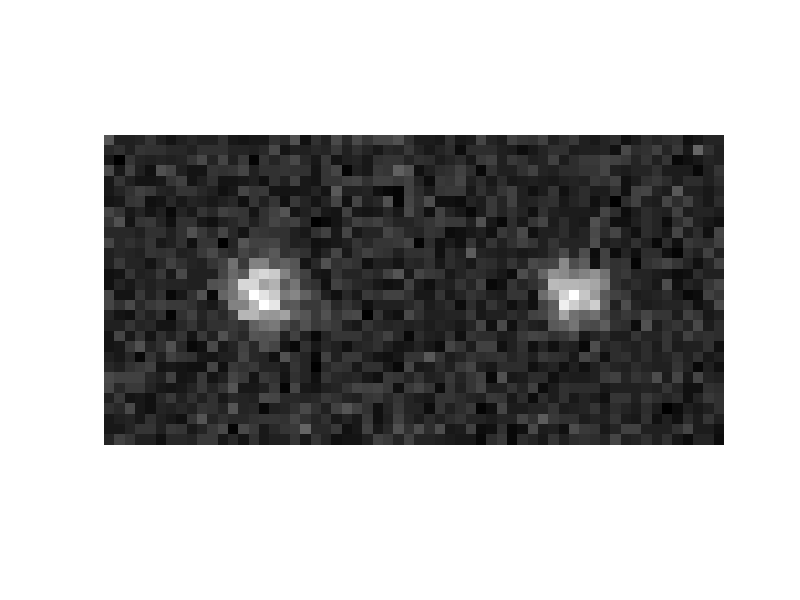

Source code (MATLAB):
% MATLAB implementation test
function mlegaussfit()

    % Parameters format: X, Y, Sigma, I_0, I_bg

    W = 30; H =30;
    Pcenter = [ W/2 H/2 2 1000 10 ];  %
    [img, imgcv] = makesample ([H W], Pcenter);

    imshow([ normalize(img) normalize(imgcv) ]);
    
    
    % Localize
    N = 100;
    iterations = 1;
    for k = 1 : N
        P = Pcenter+(rand(1,5)-.5).*[5 5 1 300 5 ];
        Pinitial = P+(rand(1,5)-.5).*[5 5 1 300 5 ];
        
        smp = makesample([H W], P);
        Pestimate = fitgauss(smp, Pinitial, iterations);
    end
    
end

function Pestimate = fitgauss(smpimg, P, iterations)

    dim = size(smpimg);
    [X,Y] = meshgrid(0:dim(2)-1,0:dim(1)-1);
    
    for k=1:iterations
        Sx = P(1); Sy = P(2); Sigma = P(3); I0 = P(4); Ibg = P(5);
        
        Xexp0 = (X-Sx + .5) / (sqrt(2)*Sigma);
        Yexp0 = (Y-Sy + .5) / (sqrt(2)*Sigma);
        
        Xexp1 = (X-Sx - .5) / (sqrt(2)*Sigma);
        Yexp1 = (Y-Sy - .5) / (sqrt(2)*Sigma);

        DeltaX = 0.5 * erf( Xexp0 ) - 0.5 * erf(Xexp1);
        DeltaY = 0.5 * erf( Yexp0 ) - 0.5 * erf(Yexp1);
        mu = Ibg + I0 * DeltaX .* DeltaY;
        
        dmu_dx = I0/(sqrt(2*pi)*Sigma) * ( exp(-Xexp1.^2) - exp(-Xexp0.^2 ) ) .* DeltaY;
        dmu_dy = I0/(sqrt(2*pi)*Sigma) * ( exp(-Yexp1.^2) - exp(-Yexp0.^2 ) ) .* DeltaX;
        dmu_dI0 = DeltaX.*DeltaY;
        dmu_dIbg = 1;
        
        d2mu_dx = I0/(sqrt(2*pi)*Sigma.^3) * ( (X - Sx - .5) .* exp (Xexp1.^2) - (X - Sx + .5) .* exp (Xexp0.^2) ) .* DeltaY;
        d2mu_dy = I0/(sqrt(2*pi)*Sigma.^3) * ( (Y - Sy - .5) .* exp (Yexp1.^2) - (Y - Sy + .5) .* exp (Yexp0.^2) ) .* DeltaX;
        %d2mu_dI0 = 0
        %d2mu_dIbg = 0
        
        dL_dx = dmu_dx .* ( smpimg ./ mu - 1 );
        dL_dy = dmu_dy .* ( smpimg ./ mu - 1 );
        dL_dI0 = dmu_dI0 .* ( smpimg ./ mu - 1 );
        dL_dIbg = dmu_dIbg .* ( smpimg ./ mu - 1 );
        
        dL = [ sum(dL_dx(:)) sum(dL_dy(:)) 0 sum(dL_dI0(:)) sum(dL_dIbg(:)) ];
        
        dL2_dx = d2mu_dx .* ( smpimg ./ mu - 1 ) - dmu_dx.^2 .* smpimg ./ (mu.^2);
        dL2_dy = d2mu_dy .* ( smpimg ./ mu - 1 ) - dmu_dy.^2 .* smpimg ./ (mu.^2);
        dL2_dI0 = - dmu_dI0.^2 .* smpimg ./ (mu.^2);
        dL2_dIbg = - smpimg ./ (mu.^2);
        
        dL2 = [ sum(dL2_dx(:)) sum(dL2_dy(:)) 1 sum(dL2_dI0(:)) sum(dL2_dIbg(:)) ];
        
        DeltaP = dL;% ./ dL2;
        fprintf('dx: %f, dy: %f, dI0: %f\n', DeltaP(1), DeltaP(2), DeltaP(4));
        P = P + DeltaP;
        
    end
    
    Pestimate = P;
end


function [img, imgcv] = makesample(Size, P)
    [Y,X] = ndgrid (0:Size(1)-1, 0:Size(2)-1);
    
    % Read parameters
    Sx = P(1); Sy = P(2); Sigma = P(3); I0 = P(4); Ibg = P(5);
    
    % Center value:
    imgcv = Ibg + I0 * exp ( - ((X-Sx).^2+(Y-Sy).^2) / (2*Sigma^2) ) / (2*pi*Sigma^2);
    imgcv = poissrnd(imgcv);
    
    % Expected values
    DeltaX = 0.5 * erf( (X-Sx + .5) / (sqrt(2)*Sigma) ) - 0.5 * erf((X-Sx - .5) / (sqrt(2)*Sigma));
    DeltaY = 0.5 * erf( (Y-Sy + .5) / (sqrt(2)*Sigma) ) - 0.5 * erf((Y-Sy - .5) / (sqrt(2)*Sigma));
    img = Ibg + I0 * DeltaX .* DeltaY;
    
    img = poissrnd(img);
end



function d = normalize(d)
    minv = min(d(:));
    maxv = max(d(:));
    
    d = (d-minv) ./ (maxv-minv);
end
